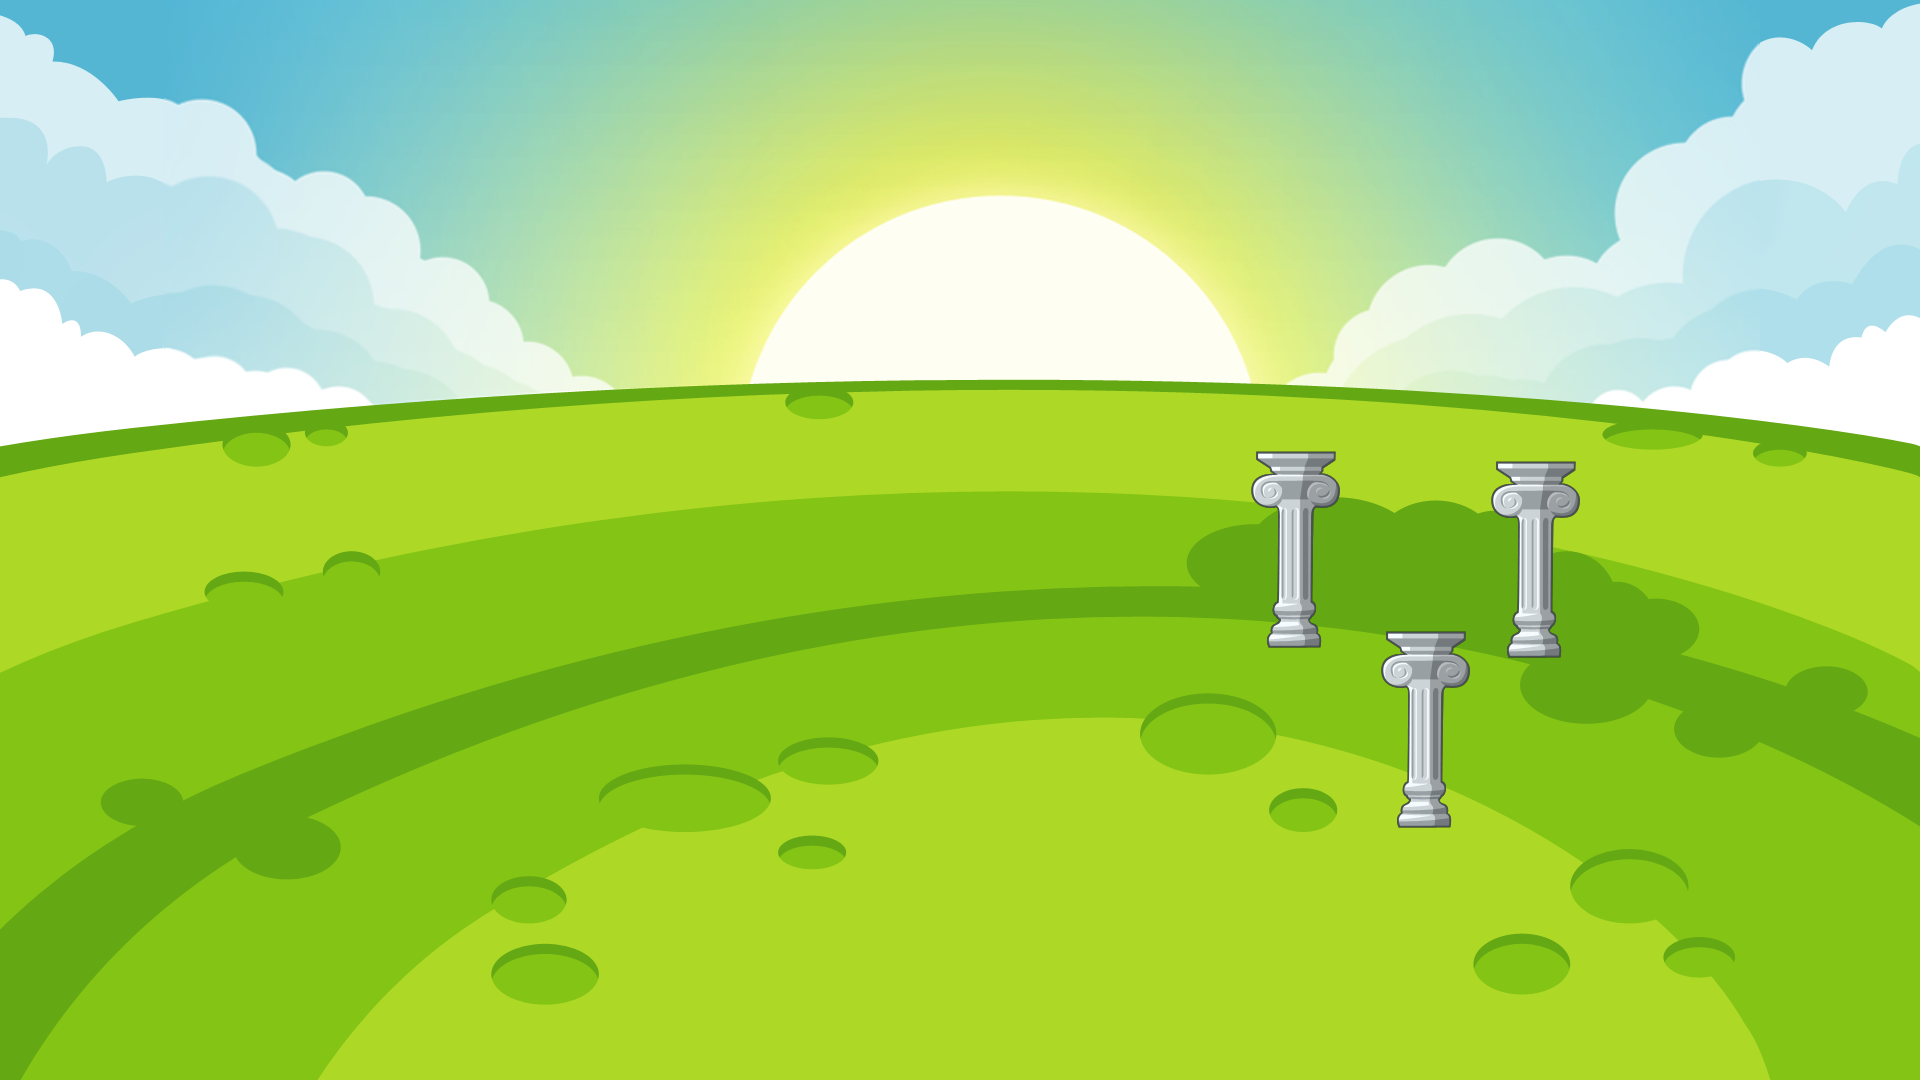

Tiled map render using the project's own tile images. Description and the map definition, with tile-layer contents summarised, below:
An orthogonal 192x108 tile map with 10x10 px tiles, 1 tile layer (Tile Layer 1), 1 image layer and 1 object.

<map version="1.10" tiledversion="1.11.0" orientation="orthogonal" renderorder="right-down" width="192" height="108" tilewidth="10" tileheight="10" infinite="0" nextlayerid="5" nextobjectid="5">
 <tileset firstgid="1" source="../img_map/blocks.tsx" />
 <imagelayer id="2" name="A" locked="1" offsetx="0.558408" offsety="-36.4022">
  <image source="BACKGROUNDS_GE_1.png" width="1920" height="1200" />
 </imagelayer>
 <layer id="4" name="Tile Layer 1" width="192" height="108">
  <data>[20736 cells, 540 non-empty, 180 distinct tile ids]</data>
 </layer>
 <objectgroup id="3" name="collision-layer" visible="0" locked="1">
  <object id="1" x="104" y="106">
   <polygon points="0,0 1698,-4 1698,900 -2,898" />
  </object>
 </objectgroup>
</map>
